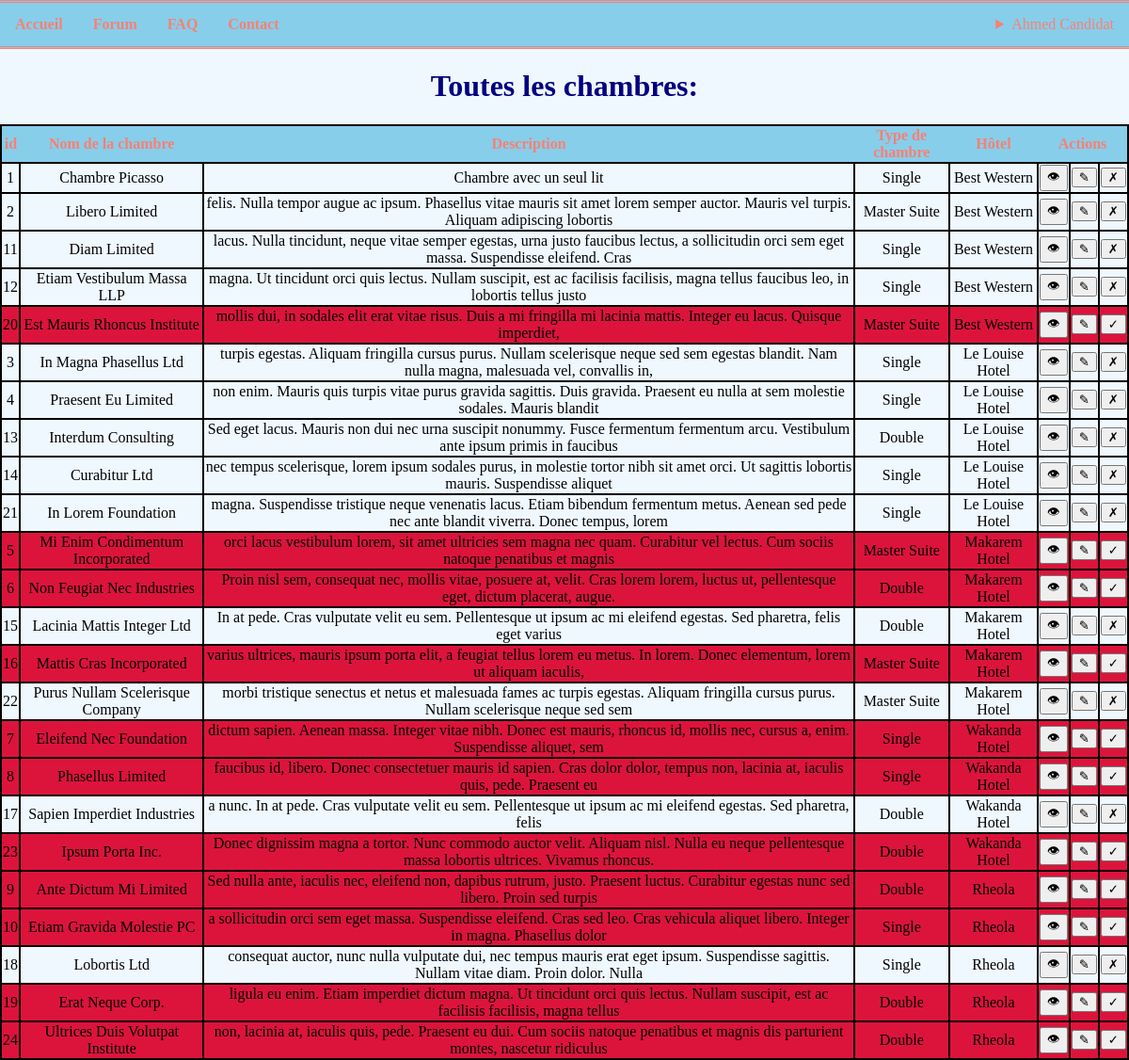
The page /?section=roomsselectall (signed in) on the database its author committed.
### tables this page shows
CREATE TABLE IF NOT EXISTS `user` (
  `userId` int(11) NOT NULL AUTO_INCREMENT,
  `firstName` varchar(50) NOT NULL,
  `lastName` varchar(50) NOT NULL,
  `email` varchar(50) NOT NULL,
  `country` varchar(50) NOT NULL,
  `phone` varchar(20) NOT NULL,
  `password` varchar(50) NOT NULL,
  `roleId` int(11) NOT NULL,
  PRIMARY KEY (`userId`),
  FOREIGN KEY (`roleId`) REFERENCES `role`(`roleId`)
);

CREATE TABLE IF NOT EXISTS `room` (
  `roomId` int(11) NOT NULL AUTO_INCREMENT,
  `roomName` varchar(50) NOT NULL,
  `shortDescription` varchar(250) NOT NULL,
  `longDescription` text NOT NULL,
  `childrenCapacity` int(1) NOT NULL,
  `adultCapacity` int(1) NOT NULL,
  `bathroomQuantity` int(1) NOT NULL,
  `toiletQuantity` int(1) NOT NULL,
  `balcony` tinyint(1) NOT NULL,
  `deleteDate` datetime DEFAULT NULL,
  `isDeleted` tinyint(1) NOT NULL,
  `roomTypeId` int(11) NOT NULL,
  `hostelId` int(11) NOT NULL,
  PRIMARY KEY (`roomId`),
  FOREIGN KEY (`roomTypeId`) REFERENCES `room_type`(`roomTypeId`),
  FOREIGN KEY (`hostelId`) REFERENCES `hostel`(`hostelId`)
);

CREATE TABLE IF NOT EXISTS `room_type` (
  `roomTypeId` int(11) NOT NULL AUTO_INCREMENT,
  `roomTypeName` varchar(50) NOT NULL,
  PRIMARY KEY (`roomTypeId`)
);

CREATE TABLE IF NOT EXISTS `hostel` (
  `hostelId` int(11) NOT NULL AUTO_INCREMENT,
  `hostelName` varchar(255) NOT NULL,
  `hostelStars` int(1) NOT NULL,
  `add_postCode` varchar(255) NOT NULL,
  `add_number` int(1) NOT NULL,
  `add_streetName` varchar(255) NOT NULL,
  `add_country` varchar(255) NOT NULL,
  `coo_lat` varchar(255) NOT NULL,
  `coo_long` varchar(255) NOT NULL,
  `phone` varchar(20) NOT NULL,
  `email` varchar(255) NOT NULL,
  `pool` tinyint(1) NOT NULL,
  `valet` tinyint(1) NOT NULL,
  `roomService` tinyint(1) NOT NULL,
  `touristTaxes` int(1) NOT NULL,
  `isDeleted` tinyint(1) NOT NULL,
  `forumId` int(11) NOT NULL,
  PRIMARY KEY (`hostelId`),
  FOREIGN KEY (`forumId`) REFERENCES `forum`(`forumId`)
);

### Controllers/navigation.php (called while the page is built, shortened)
<?php
require_once('Models/User.php');
$client = false;
$admin = false;
if(isset($_SESSION["login"]) && isset($_SESSION["roleId"])){
    $login = $_SESSION["login"];
    $roleId = $_SESSION["roleId"];
    $dbUser = $user->getById($login);
    $userName = $dbUser["firstName"] . " " . $dbUser["lastName"];
    if($roleId == 1){
        $client = true;
    }
    else if($roleId == 2){
        $admin = true;
    }
}
require_once('Views/Pages/navigation.php')
?>

### Models/User.php (called while the page is built, shortened)
<?php
class User extends Connection{
    public function getById ($id){
		$pdo = $this->dbConnection();
		$stmt = $pdo->prepare("SELECT * FROM USER WHERE userId=?");
        $stmt->execute([$id]);
        return $user = $stmt->fetch();
    }
 }
?>

### Models/Room.php (called while the page is built, shortened)
<?php
class Room extends Connection{
	public function getAll(){
		$pdo = $this->dbConnection();
		$request = "SELECT * FROM room ORDER BY hostelId";
		$objects = $pdo->query($request);
		return $objects->fetchAll(PDO::FETCH_ASSOC);
	}
	public function getHostel($hostelId){
		$pdo = $this->dbConnection();
		$stmt = $pdo->prepare("SELECT * FROM hostel WHERE hostelId=?");
		$stmt->execute([$hostelId]);
		return $review = $stmt->fetch();
	}
	public function getRoomType($roomTypeId){
		$pdo = $this->dbConnection();
		$request = "SELECT * FROM room_type WHERE roomTypeId = ?";
		$stmt = $pdo->prepare($request);
		$stmt->execute([$roomTypeId]);
		return $review = $stmt->fetch();
	}
}
?>

### Controllers/Admin/RoomsControllers/selectAll.php (the view, shortened to what this page needs)
<?php
require_once("Models/Room.php");
try
{
	$table = "<table class='tableAdmin'>";
	$table .= "<tr style='background-color:skyblue;color:salmon;'><th>id</th><th>Nom de la chambre</th><th>Description</th><th>Type de chambre</th><th>Hôtel</th><th colspan=3>Actions</th></tr>";
	$rooms = $con->getAll();
	foreach ($rooms as $room) {
		if($room['isDeleted']==1){
			$table .= '<tr style="background-color:crimson;" id="roomLine"><td class="tdTableAdmin">' . $room['roomId'] . '</td>';
		}
		else{
			$table .= '<tr id="roomLine"><td class="tdTableAdmin">' . $room['roomId'] . '</td>';
		}
		$table .= '<td class="tdTableAdmin">' . $room['roomName'] . '</td>';
		$table .= '<td class="tdTableAdmin" id="selectAllDescriptionArea">' . $room['shortDescription'] . '</td>';
		$table .= '<td class="tdTableAdmin">' .$con->getRoomType($room['roomTypeId'])["roomTypeName"] . '</td>';
		$table .= '<td class="tdTableAdmin">' .$con->getHostel($room['hostelId'])["hostelName"] . '</td>';
		$table .= '<td class="tdTableAdmin"><a class="btn-view" href="index.php?section=room&roomId=' . $room["roomId"].'"><button>&#128065;</button></a></td>';
		$table .= '<td class="tdTableAdmin"><a class="btn-update" href="index.php?section=updateroom&room=' . $room["roomId"].'"><button>&#x270E</button></a></td>';
		if($room['isDeleted']==1){
			$table .= '<td class="tdTableAdmin"><a class="btn-delete" href="index.php?section=undeleteroom&room=' . $room["roomId"].'"><button> 	&#x2713;</button></a></td></tr>';
		}
		else{
			$table .= '<td class="tdTableAdmin"><a class="btn-delete" href="index.php?section=deleteroom&room=' . $room["roomId"].'"><button>&#10007;</button></a></td></tr>';
		}
	}
	$table.="</table>";
}
catch(PDOException $e)
{
	echo $e->getMessage();
}
?>

### Views/Pages/navigation.php (shortened to what this page needs)
<nav id="navigation">
	<ul class="menu">
		<li class="navigation"><a href=".">Accueil</a></li>
		<li class="navigation"><a href="?section=forum">Forum</a></li>
		<li class="navigation"><a href="?section=faq">FAQ</a></li>
		<li class="navigation"><a href="?section=contact">Contact</a></li>
		<?php
		if($client){
			?>
			<li id="profil">
				<details>
					<summary><?= $userName ?></summary>
					<li><a href="?section=profil">Profil</a></li>
					<li><a href="?section=historique">Historique</a></li>
					<li><a href="?section=deconnexion">Déconnexion</a></li>
				</details>
			</li>
			<?php
		}
		else if($admin){
			?>
			<li id="profil">
				<details>
					<summary><?= $userName ?></summary>
				</details>
			</li>
			<?php
		}
		else{
			?>
			<li class="login navigation" ><a href="?section=login">Login</a></li>
			<?php
		}
		?>
	</ul>
</nav>

### Contents/style.css (style rules this page uses)
body { margin: 0; background-color: aliceblue; }
.menu { list-style-type: none; margin: 0; padding: 0; overflow: hidden; background-color: skyblue; color: salmon; border-top: 3px double salmon; border-bottom: 3px double salmon; }
.navigation { float: left; margin: 0; }
.navigation a { display: block; color: black; text-align: center; padding: 14px 16px; text-decoration: none; color: salmon; font-weight: bold; }
#profil { float: right; padding: 14px 16px; }
a { color: salmon; text-decoration: none; }
.tdTableAdmin { border: 2px solid black; text-align: center; }
.tableAdmin { border: 2px solid black; border-collapse: collapse; margin: 0 auto; }

### rows shown on the page
user: userName "Ahmed Candidat"
room: roomId "1", roomName "Chambre Picasso", shortDescription "Chambre avec un seul lit", roomTypeId.roomTypeName "Single", hostelId.hostelName "Best Western"
room: roomId "2", roomName "Libero Limited", shortDescription "felis. Nulla tempor augue ac ipsum. Phasellus vitae mauris sit amet lorem semper auctor. Mauris vel turpis. Aliquam adipiscing lobortis", roomTypeId.roomTypeName "Master Suite", hostelId.hostelName "Best Western"
room: roomId "11", roomName "Diam Limited", shortDescription "lacus. Nulla tincidunt, neque vitae semper egestas, urna justo faucibus lectus, a sollicitudin orci sem eget massa. Suspendisse eleifend. Cras", roomTypeId.roomTypeName "Single", hostelId.hostelName "Best Western"
room: roomId "12", roomName "Etiam Vestibulum Massa LLP", shortDescription "magna. Ut tincidunt orci quis lectus. Nullam suscipit, est ac facilisis facilisis, magna tellus faucibus leo, in lobortis tellus justo", roomTypeId.roomTypeName "Single", hostelId.hostelName "Best Western"
room: roomId "20", roomName "Est Mauris Rhoncus Institute", shortDescription "mollis dui, in sodales elit erat vitae risus. Duis a mi fringilla mi lacinia mattis. Integer eu lacus. Quisque imperdiet,", roomTypeId.roomTypeName "Master Suite", hostelId.hostelName "Best Western"
room: roomId "3", roomName "In Magna Phasellus Ltd", shortDescription "turpis egestas. Aliquam fringilla cursus purus. Nullam scelerisque neque sed sem egestas blandit. Nam nulla magna, malesuada vel, convallis in,", roomTypeId.roomTypeName "Single", hostelId.hostelName "Le Louise Hotel"
room: roomId "4", roomName "Praesent Eu Limited", shortDescription "non enim. Mauris quis turpis vitae purus gravida sagittis. Duis gravida. Praesent eu nulla at sem molestie sodales. Mauris blandit", roomTypeId.roomTypeName "Single", hostelId.hostelName "Le Louise Hotel"
room: roomId "13", roomName "Interdum Consulting", shortDescription "Sed eget lacus. Mauris non dui nec urna suscipit nonummy. Fusce fermentum fermentum arcu. Vestibulum ante ipsum primis in faucibus", roomTypeId.roomTypeName "Double", hostelId.hostelName "Le Louise Hotel"
room: roomId "14", roomName "Curabitur Ltd", shortDescription "nec tempus scelerisque, lorem ipsum sodales purus, in molestie tortor nibh sit amet orci. Ut sagittis lobortis mauris. Suspendisse aliquet", roomTypeId.roomTypeName "Single", hostelId.hostelName "Le Louise Hotel"
room: roomId "21", roomName "In Lorem Foundation", shortDescription "magna. Suspendisse tristique neque venenatis lacus. Etiam bibendum fermentum metus. Aenean sed pede nec ante blandit viverra. Donec tempus, lorem", roomTypeId.roomTypeName "Single", hostelId.hostelName "Le Louise Hotel"
room: roomId "5", roomName "Mi Enim Condimentum Incorporated", shortDescription "orci lacus vestibulum lorem, sit amet ultricies sem magna nec quam. Curabitur vel lectus. Cum sociis natoque penatibus et magnis", roomTypeId.roomTypeName "Master Suite", hostelId.hostelName "Makarem Hotel"
room: roomId "6", roomName "Non Feugiat Nec Industries", shortDescription "Proin nisl sem, consequat nec, mollis vitae, posuere at, velit. Cras lorem lorem, luctus ut, pellentesque eget, dictum placerat, augue.", roomTypeId.roomTypeName "Double", hostelId.hostelName "Makarem Hotel"
room: roomId "15", roomName "Lacinia Mattis Integer Ltd", shortDescription "In at pede. Cras vulputate velit eu sem. Pellentesque ut ipsum ac mi eleifend egestas. Sed pharetra, felis eget varius", roomTypeId.roomTypeName "Double", hostelId.hostelName "Makarem Hotel"
room: roomId "16", roomName "Mattis Cras Incorporated", shortDescription "varius ultrices, mauris ipsum porta elit, a feugiat tellus lorem eu metus. In lorem. Donec elementum, lorem ut aliquam iaculis,", roomTypeId.roomTypeName "Master Suite", hostelId.hostelName "Makarem Hotel"
room: roomId "22", roomName "Purus Nullam Scelerisque Company", shortDescription "morbi tristique senectus et netus et malesuada fames ac turpis egestas. Aliquam fringilla cursus purus. Nullam scelerisque neque sed sem", roomTypeId.roomTypeName "Master Suite", hostelId.hostelName "Makarem Hotel"
room: roomId "7", roomName "Eleifend Nec Foundation", shortDescription "dictum sapien. Aenean massa. Integer vitae nibh. Donec est mauris, rhoncus id, mollis nec, cursus a, enim. Suspendisse aliquet, sem", roomTypeId.roomTypeName "Single", hostelId.hostelName "Wakanda Hotel"
room: roomId "8", roomName "Phasellus Limited", shortDescription "faucibus id, libero. Donec consectetuer mauris id sapien. Cras dolor dolor, tempus non, lacinia at, iaculis quis, pede. Praesent eu", roomTypeId.roomTypeName "Single", hostelId.hostelName "Wakanda Hotel"
room: roomId "17", roomName "Sapien Imperdiet Industries", shortDescription "a nunc. In at pede. Cras vulputate velit eu sem. Pellentesque ut ipsum ac mi eleifend egestas. Sed pharetra, felis", roomTypeId.roomTypeName "Double", hostelId.hostelName "Wakanda Hotel"
room: roomId "23", roomName "Ipsum Porta Inc.", shortDescription "Donec dignissim magna a tortor. Nunc commodo auctor velit. Aliquam nisl. Nulla eu neque pellentesque massa lobortis ultrices. Vivamus rhoncus.", roomTypeId.roomTypeName "Double", hostelId.hostelName "Wakanda Hotel"
room: roomId "9", roomName "Ante Dictum Mi Limited", shortDescription "Sed nulla ante, iaculis nec, eleifend non, dapibus rutrum, justo. Praesent luctus. Curabitur egestas nunc sed libero. Proin sed turpis", roomTypeId.roomTypeName "Double", hostelId.hostelName "Rheola"
room: roomId "10", roomName "Etiam Gravida Molestie PC", shortDescription "a sollicitudin orci sem eget massa. Suspendisse eleifend. Cras sed leo. Cras vehicula aliquet libero. Integer in magna. Phasellus dolor", roomTypeId.roomTypeName "Single", hostelId.hostelName "Rheola"
room: roomId "18", roomName "Lobortis Ltd", shortDescription "consequat auctor, nunc nulla vulputate dui, nec tempus mauris erat eget ipsum. Suspendisse sagittis. Nullam vitae diam. Proin dolor. Nulla", roomTypeId.roomTypeName "Single", hostelId.hostelName "Rheola"
room: roomId "19", roomName "Erat Neque Corp.", shortDescription "ligula eu enim. Etiam imperdiet dictum magna. Ut tincidunt orci quis lectus. Nullam suscipit, est ac facilisis facilisis, magna tellus", roomTypeId.roomTypeName "Double", hostelId.hostelName "Rheola"
room: roomId "24", roomName "Ultrices Duis Volutpat Institute", shortDescription "non, lacinia at, iaculis quis, pede. Praesent eu dui. Cum sociis natoque penatibus et magnis dis parturient montes, nascetur ridiculus", roomTypeId.roomTypeName "Double", hostelId.hostelName "Rheola"
